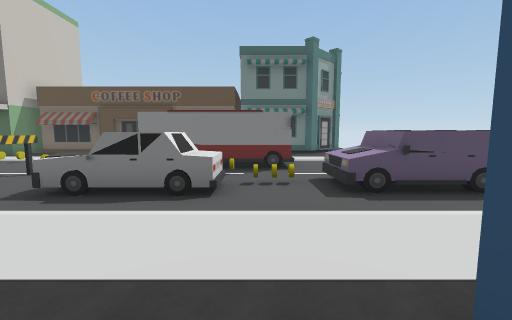
View 1 (above)

24 first-person views from a walk through a scene from a Unity 3-D project. The camera is 1.2 m above the floor, tilts 6° down and sees 90° across. The floor is counted in squares, 2 m on a side. Each view is taken from the middle of a square. On the plan, view 1 faces up. The plan holds only what a view shows up to about 9 squares ahead; the rest is blank. The player character is not drawn. Some surface patterns are stand-ins.

View 2
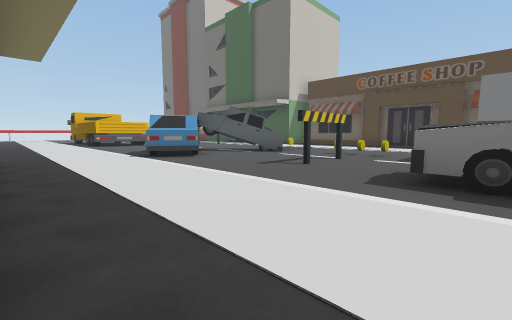

View 3
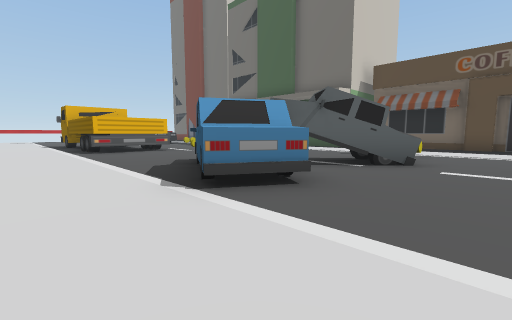

View 4
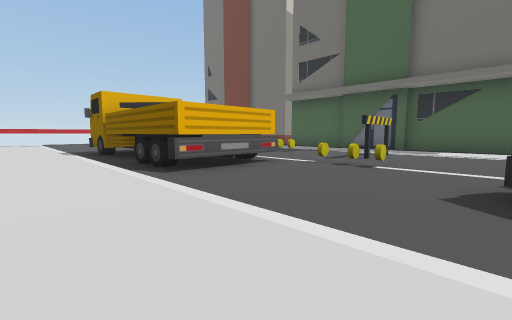

View 5
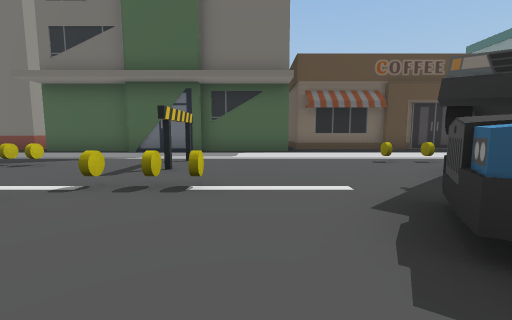

View 6
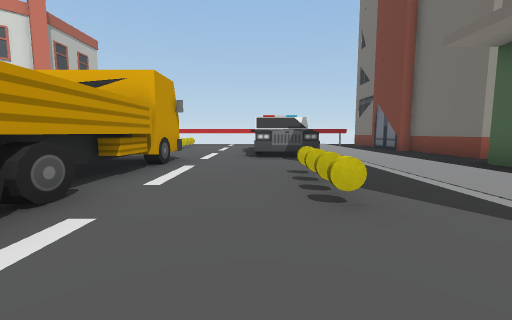

View 7
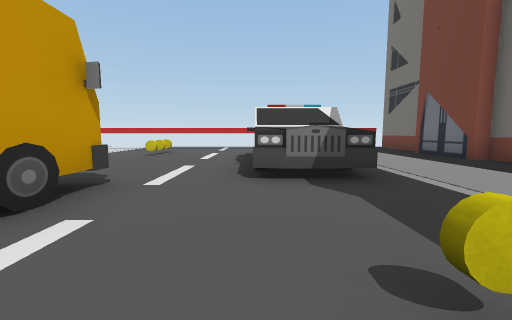

View 8
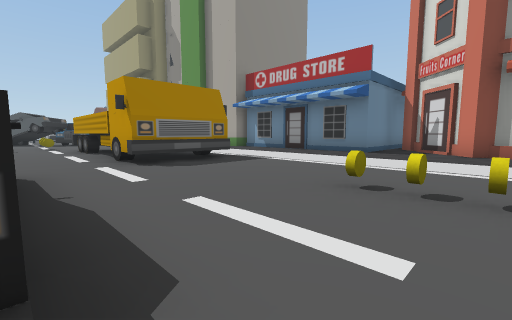

View 9
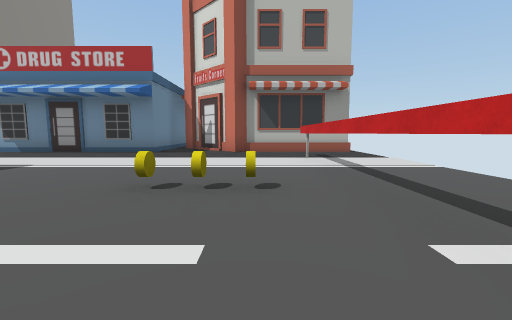

View 10
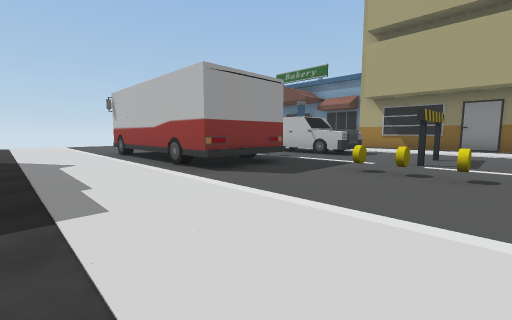

View 11
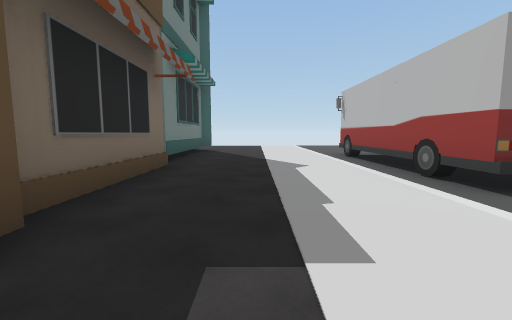

View 12
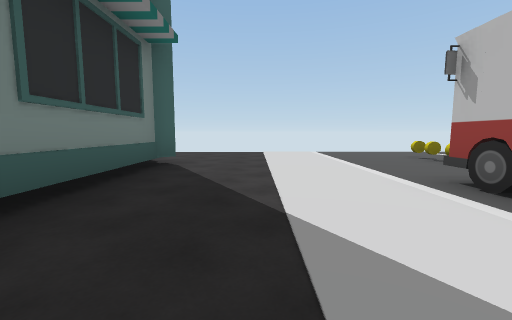

View 13
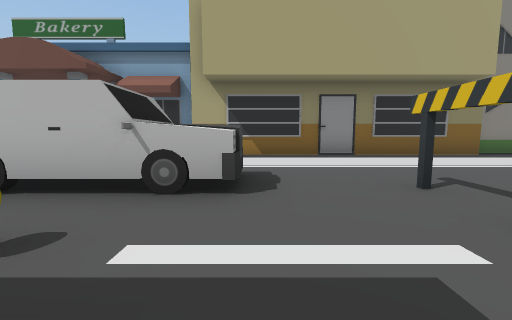

View 14
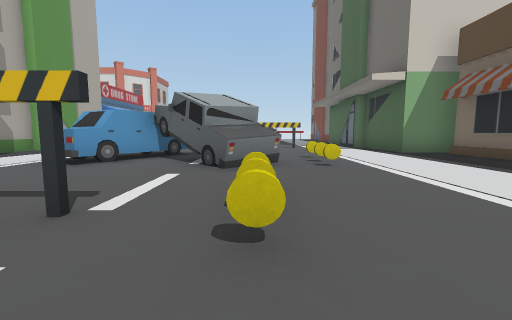

View 15
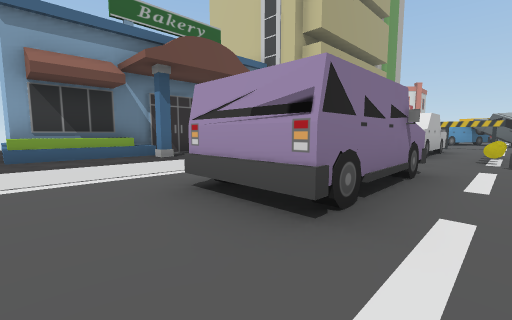

View 16
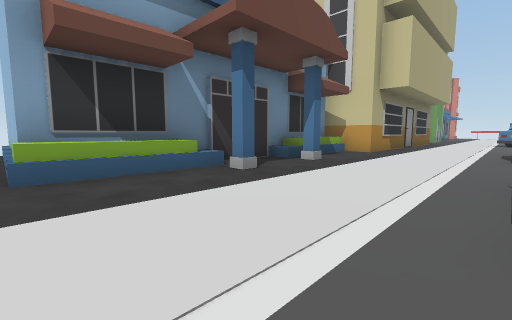

View 17
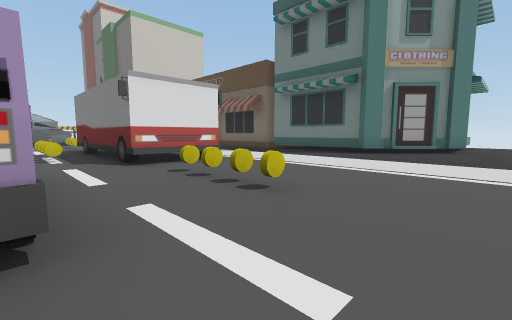

View 18
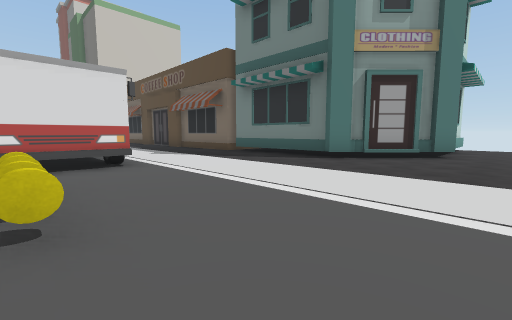

View 19
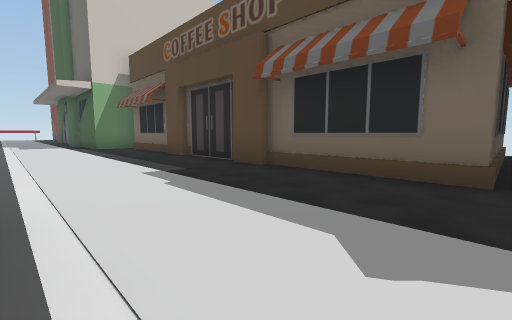

View 20
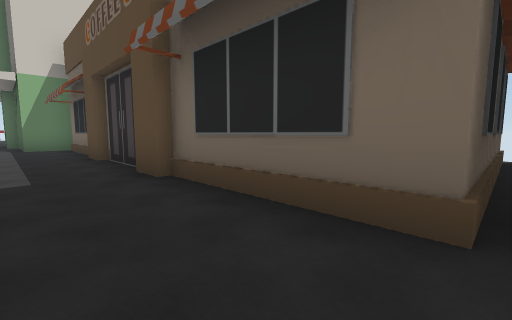

View 21
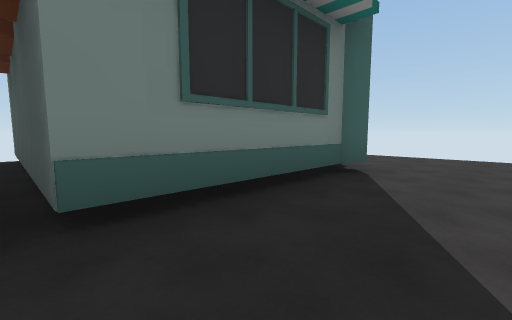

View 22
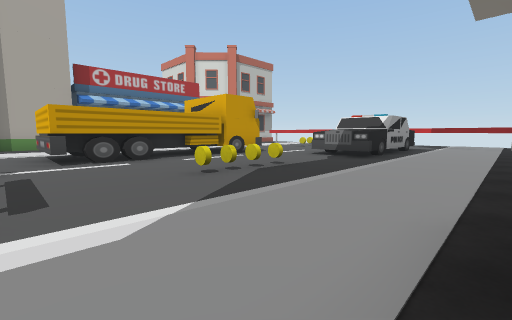

View 23
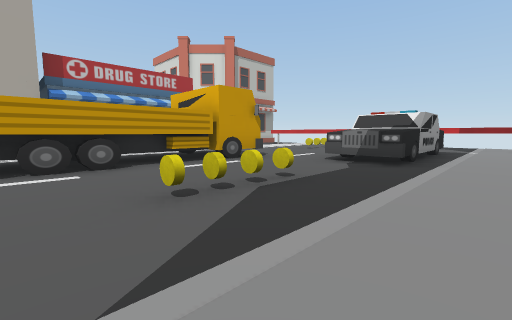

View 24
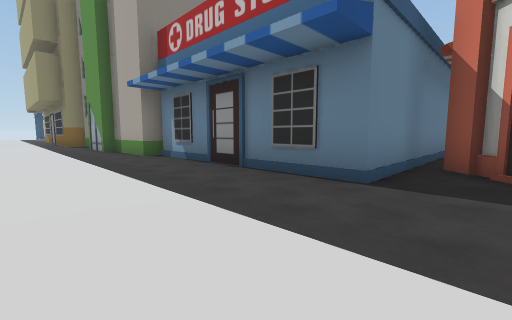

### Floor plan
Key: @ floor where view 1 was taken; # wall or solid block; x gap in a wall; . floor; / step, stairs or slope; = window, fence, low wall or low ledge; ^ raised ledge; C yellow cylinder; B bus; F fence; A car; U building; T truck; O other object.
Columns run from 29 left of view 1 to 6 right of it. Each row starts with its distance up from view 1.
 19                            #.U   U..
 18                            #.U   U..
 17                            #.U   U..
 16                            #.U   UU.
 15                  U         #.U  UU..
 14  UU   UUU        U##########.UUUU...
 13    UUU...UUUUUUUUU..................
 12   #.................................
 11   #.................................
 10   #.................................
  9   #.^##^..CCC..F...CC.....BBBBB.....
  8   #.^ #^.......F....T.CCC.BBBBBCCC..
  7  .#...........CC...TT.....OOC.......
  6  .#.....TTTTTT....TT...F.......OOO..
  5 ..#CC...TT   T...AAA...F..AAAOOOOO..
  4 ..#.....TTTTTT.....AA...............
  3 ..#.................................
  2 ..#.................................
  1 ..#.................UU.UUU....U.U...
  0 ...........#UUUUUUUU  U   UU/@/.////
 -1 x==##..#####U              UUUUUUUU.
 -2      #.#    U                     U.
 -3       .#                          U.
 -4       .#                          U.
 -5        #                          U

Positions as (right, up) in squares from view 1, and headings:
1: (0, 0), facing up
2: (-3, 1), facing up-left
3: (-7, 2), facing up-left
4: (-12, 2), facing up-left
5: (-13, 4), facing up
6: (-15, 8), facing left
7: (-18, 8), facing left
8: (-26, 8), facing down-right
9: (-26, 8), facing down
10: (-7, 12), facing down-right
11: (-6, 12), facing right
12: (-2, 12), facing right
13: (-4, 8), facing down
14: (-4, 8), facing left
15: (6, 7), facing down-left
16: (6, 4), facing down-left
17: (6, 6), facing up-left
18: (6, 8), facing up-left
19: (-1, 10), facing up-left
20: (-1, 12), facing up-left
21: (-1, 12), facing up-right
22: (-15, 12), facing down-left
23: (-16, 11), facing down-left
24: (-24, 3), facing down-right
